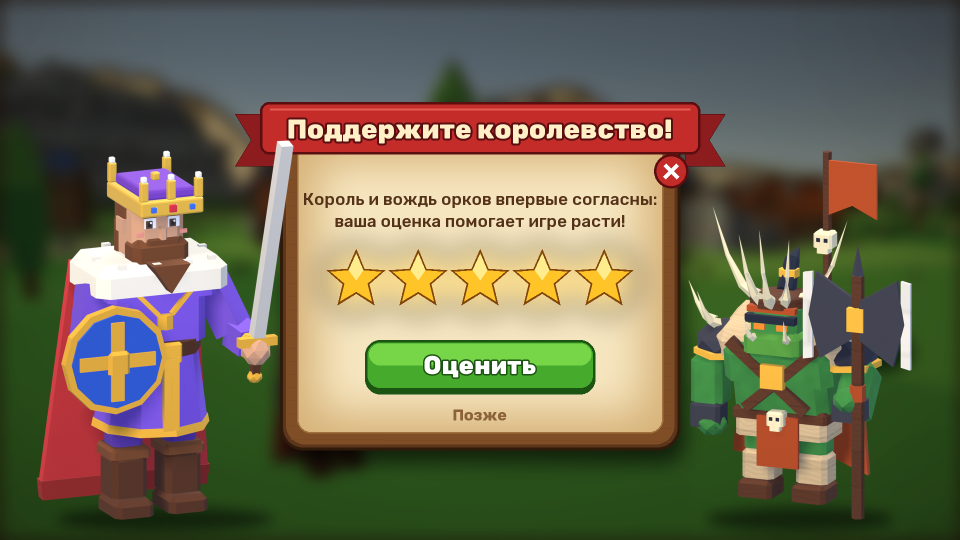
#> input picture Design/store/RateWindow_Mockup.png, 1920 x 1080 px (shown at 1/2 size)
$ python diplomacy_banner_art.py ../../Design/store/RateWindow_Mockup.png
#> lines starting #> are read from the running program, lines starting #| are printed output that depends on the picture
"""Diplomacy banners in the plague/fire banners' build (the user, 2026-11-17: «посмотри баннеры чумы и пожаров,
нужен аналогичный»): wood window over a themed picture, a figure at each side, a coloured ribbon, a parchment
column with the words and the buttons. Four CONCEPTS (mock-ups only, no game pieces yet):

  help  -- «Сосед просит помощи»: a broken wall under repair, the neighbour's craftsman;
  gift  -- «Подарок от соседа»: golden rays and coins, the neighbour's King;
  edge  -- «Отношения на грани»: a war camp at dusk, the neighbour's spearmen;
  war   -- «Сосед объявил войну!»: a stormy sea with warships, the neighbour's knights.

    python Tools/ui/diplomacy_banner_art.py <folder with figure_<Model>_24.png / _-24.png>
        ->  Design/ui/Diplomacy_7_Help_Banner.png, _8_Neighbour_Gift, _9_Edge_Banner, _10_War_Banner
(figures: blender --background Blender/Buildings-Size1-Models.blend --python Tools/store/render_icons_3d.py --
 figure:<Model>:24 <abs path> 1000 for VillagerCraftsman1, HeroKing, SoldierSpearman-lvl2, SoldierKnight-lvl2)
"""
import math
import os
import random
import sys

from PIL import Image, ImageDraw, ImageFilter, ImageFont

sys.path.insert(0, os.path.dirname(os.path.abspath(__file__)))
from diplomacy_concepts import king_badge  # noqa: E402

R = os.path.dirname(os.path.dirname(os.path.dirname(os.path.abspath(__file__)))) + '/'
F = R + 'Assets/_Project/Resources/Fonts/'
ICONS = R + 'Assets/_Project/UI/Icons/'
FIG = sys.argv[1].rstrip('/') + '/'
W, H = 1920, 1080
X0, Y0, X1, Y1 = 60, 230, 1860, 1050
IX0, IY0, IX1, IY1 = X0 + 34, Y0 + 34, X1 - 34, Y1 - 34
FLOOR = IY1 - 16
# centred on the WINDOW (960); v1 copied the plague/fire 905 and the ribbon stood 55 px left (the user saw it)
PW0, PW1, PT, PB = 640, 1280, IY0 + 60, IY1 - 40
CX = (PW0 + PW1) / 2
INK = (60, 52, 24)


def layer():
    return Image.new('RGBA', (W, H), 0)


def font(size, name='Rubik-ExtraBold.ttf'):
    return ImageFont.truetype(F + name, size)


# [4 lines left out: function icon, not called in this run]


def gradient(w, h, top, bottom):
    img = Image.new('RGBA', (w, h))
    d = ImageDraw.Draw(img)
    for y in range(h):
        k = y / h
        d.line((0, y, w, y), fill=tuple(int(top[i] * (1 - k) + bottom[i] * k) for i in range(3)) + (255,))
    return img


def vignette(img, col):
    w, h = img.size
    v = Image.new('L', (w, h), 0)
    ImageDraw.Draw(v).ellipse((-w * 0.15, -h * 0.25, w * 1.15, h * 1.25), fill=255)
    v = v.filter(ImageFilter.GaussianBlur(120))
    return Image.composite(img, Image.alpha_composite(img, Image.new('RGBA', (w, h), col + (190,))), v)


# ---------------------------------------------------------------- the four pictures
def help_field(w, h):
    """A sunny day, a stone wall broken by orcs: gaps, scaffolding, rubble, dust."""
    img = gradient(w, h, (120, 180, 230), (200, 226, 240))
    d = ImageDraw.Draw(img)
    rnd = random.Random(3)
    for _ in range(7):   # clouds
        x, y = rnd.randint(0, w), rnd.randint(20, 200)
        for k in range(4):
            r = rnd.randint(40, 70)
            d.ellipse((x + k * 50 - r, y - r * .6, x + k * 50 + r, y + r * .6), fill=(250, 252, 255, 255))
    wall = Image.new('RGBA', (w, h), 0)
    wd = ImageDraw.Draw(wall)
    top = int(h * 0.42)
    x = 0
    gaps = [(int(w * .28), int(w * .38)), (int(w * .64), int(w * .72))]
    while x < w:
        inside_gap = any(a <= x < b for a, b in gaps)
        if not inside_gap:
            wd.rectangle((x, top, x + 60, h), fill=(150, 146, 138, 255))
            if (x // 60) % 2 == 0:
                wd.rectangle((x + 6, top - 40, x + 54, top), fill=(150, 146, 138, 255))
            for yy in range(top, h, 34):
                off = 0 if (yy // 34) % 2 else 30
                wd.line((x, yy, x + 60, yy), fill=(116, 112, 104, 255), width=3)
                wd.line((x + off, yy, x + off, yy + 34), fill=(116, 112, 104, 255), width=3)
        x += 60
    for a, b in gaps:   # jagged break edges + rubble
        for k in range(8):
            yy = top + k * 40
            wd.polygon([(a, yy), (a + rnd.randint(10, 40), yy + 20), (a, yy + 40)], fill=(150, 146, 138, 255))
            wd.polygon([(b, yy), (b - rnd.randint(10, 40), yy + 20), (b, yy + 40)], fill=(150, 146, 138, 255))
        for _ in range(26):
            rx, ry = rnd.randint(a - 40, b + 40), rnd.randint(h - 160, h - 10)
            s = rnd.randint(20, 46)
            wd.polygon([(rx, ry), (rx + s, ry - s * .5), (rx + s * 1.6, ry + s * .1), (rx + s * .7, ry + s * .5)],
                       fill=(132 + rnd.randint(-12, 12), 128, 120, 255), outline=(90, 86, 80, 255))
    img.alpha_composite(wall)
    d = ImageDraw.Draw(img)
    # scaffolding over the left gap
    a, b = gaps[0]
    for px in (a - 10, (a + b) // 2, b + 10):
        d.line((px, top - 90, px, h), fill=(140, 92, 44), width=12)
    for py in range(top - 60, h, 110):
        d.line((a - 20, py, b + 20, py), fill=(160, 108, 54), width=14)
    d.line((a - 10, top - 60, b + 10, top + 160), fill=(120, 80, 38), width=8)
    # dust
    dust = Image.new('RGBA', (w, h), 0)
    dd = ImageDraw.Draw(dust)
    for a, b in gaps:
        for _ in range(8):
            x, y, r = rnd.randint(a - 60, b + 60), rnd.randint(top - 40, h - 60), rnd.randint(50, 110)
            dd.ellipse((x - r, y - r * .7, x + r, y + r * .7), fill=(220, 206, 180, 110))
    img.alpha_composite(dust.filter(ImageFilter.GaussianBlur(30)))
    return vignette(img, (40, 50, 70))


# [100 lines left out: functions gift_field, edge_field, war_field, not called in this run]


# ---------------------------------------------------------------- the build (as in fire_banner_art.py)
def window(field):
    win = layer()
    sh = layer()
    ImageDraw.Draw(sh).rounded_rectangle((X0 + 8, Y0 + 24, X1 + 8, Y1 + 24), 60, fill=(0, 0, 0, 170))
    win = Image.alpha_composite(win, sh.filter(ImageFilter.GaussianBlur(22)))
    d = ImageDraw.Draw(win)
    d.rounded_rectangle((X0, Y0, X1, Y1), 60, fill=(92, 54, 26), outline=(44, 24, 8), width=7)
    d.rounded_rectangle((X0 + 14, Y0 + 14, X1 - 14, Y1 - 14), 50, fill=(126, 77, 37))
    for y in range(Y0 + 30, Y1 - 20, 26):
        d.line((X0 + 26, y, X1 - 26, y + 3), fill=(113, 68, 32), width=2)
    mask = Image.new('L', field.size, 0)
    ImageDraw.Draw(mask).rounded_rectangle((0, 0, field.width - 1, field.height - 1), 36, fill=255)
    win.paste(field, (IX0, IY0), mask)
    d = ImageDraw.Draw(win)
    d.rounded_rectangle((IX0, IY0, IX1, IY1), 36, outline=(60, 34, 12), width=5)
    parch = layer()
    ImageDraw.Draw(parch).rounded_rectangle((PW0, PT, PW1, PB), 40, fill=(247, 232, 196, 255))
    pm = Image.new('L', (W, H), 0)
    ImageDraw.Draw(pm).rounded_rectangle((PW0 + 40, PT + 40, PW1 - 40, PB - 40), 24, fill=255)
    pm = pm.filter(ImageFilter.GaussianBlur(40))
    edge = Image.new('RGBA', (W, H), (214, 170, 118, 255))
    parch = Image.composite(parch, Image.composite(edge, parch, parch.split()[3]), pm)
    win = Image.alpha_composite(win, parch)
    ImageDraw.Draw(win).rounded_rectangle((PW0, PT, PW1, PB), 40, outline=(150, 96, 52), width=4)
    return win


# [11 lines left out: function neighbour_colours, not called in this run]


def figure(win, path, body, x, glow, recolour=False):
    a = Image.open(path).convert('RGBA')
    if recolour:
        a = neighbour_colours(a)
    a = a.crop(a.getbbox())
    k = body / a.height
    a = a.resize((round(a.width * k), round(a.height * k)), Image.LANCZOS)
    e = layer()
    ImageDraw.Draw(e).ellipse((x - body * 0.25, FLOOR - 22, x + body * 0.25, FLOOR + 20), fill=(0, 0, 0, 150))
    win = Image.alpha_composite(win, e.filter(ImageFilter.GaussianBlur(12)))
    g = layer()
    ImageDraw.Draw(g).ellipse((x - body * 0.42, FLOOR - body * 0.95, x + body * 0.42, FLOOR - body * 0.05), fill=glow + (90,))
    win = Image.alpha_composite(win, g.filter(ImageFilter.GaussianBlur(60)))
    lay = layer()
    lay.alpha_composite(a, (round(x - a.width / 2), round(FLOOR - a.height)))
    return Image.alpha_composite(win, lay)


# [18 lines left out: function ribbon, not called in this run]


BTN = {'green': ((70, 170, 44), (118, 214, 72), (28, 84, 18)),
       'blue': ((52, 120, 200), (110, 170, 236), (20, 52, 100)),
       'gold': ((232, 170, 40), (252, 214, 100), (120, 74, 10)),
       'grey': ((150, 140, 128), (196, 188, 176), (70, 62, 54))}


# [18 lines left out: function button, not called in this run]


def body(img, y, lines, size=38, fill=INK):
    ImageDraw.Draw(img).multiline_text((CX, y), chr(10).join(lines), font=font(size, 'Rubik-Medium.ttf'), fill=fill,
                                       anchor='mm', align='center', spacing=14)


def link(img, y, s):
    ImageDraw.Draw(img).text((CX, y), s, font=font(44, 'Rubik-Bold.ttf'), fill=(120, 106, 58), anchor='mm')


# [6 lines left out: function tile, not called in this run]


def base():
    img = Image.open(R + 'Design/store/RateWindow_Mockup.png').convert('RGBA')
    return Image.alpha_composite(img.filter(ImageFilter.GaussianBlur(6)), Image.new('RGBA', (W, H), (18, 8, 4, 200)))


def compose(field, model, glow, tall=600, recolour=False):
    img = Image.alpha_composite(base(), window(field(IX1 - IX0, IY1 - IY0)))
    img = figure(img, FIG + f'figure_{model}_24.png', tall, 320, glow, recolour)
    return figure(img, FIG + f'figure_{model}_-24.png', tall, 1600, glow, recolour)


# [10 lines left out: function crest, not called in this run]


def help_banner():
    img = compose(help_field, 'VillagerCraftsman1', (255, 230, 160))
    img = ribbon(img, 'Сосед просит помощи', (44, 104, 176), (18, 50, 98), (96, 160, 222), (14, 38, 80))
    body(img, 410, ['Орки разбили стены соседа.', 'Он просит камня на починку:'])
    tile(img, CX, 575, icon('Res_Stone', 100), '120', 180)
    button(img, (CX - 270, 710, CX + 270, 820), 'green', 'Отправить', tail='+5')
    button(img, (CX - 220, 860, CX + 220, 950), 'grey', 'Отказать', tail='−1')
    return img


# [72 lines left out: functions gift_banner, edge_banner, war_banner, not called in this run]


def main():
    for name, fn in (('Diplomacy_7_Help_Banner', help_banner), ('Diplomacy_8_Neighbour_Gift', gift_banner),
                     ('Diplomacy_9_Edge_Banner', edge_banner), ('Diplomacy_10_War_Banner', war_banner)):
        fn().convert('RGB').save(R + 'Design/ui/' + name + '.png', optimize=True)
        print(name)
#> this loop made 1 pass
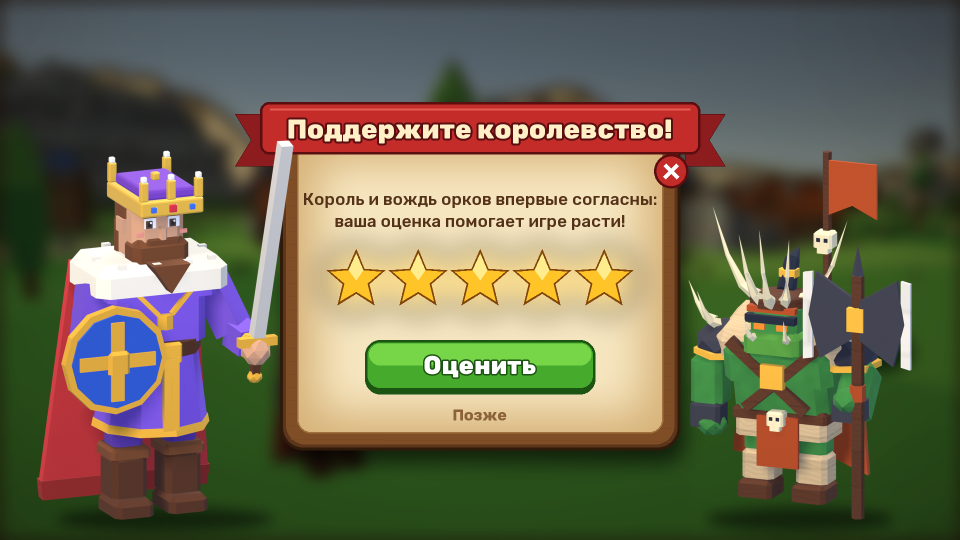
#> input picture Design/store/RateWindow_Mockup.png, 1920 x 1080 px (shown at 1/2 size)
#> pass 1, in help_field, `img = gradient(w, h, (120, 180, 230), (200, 226, 240))`:
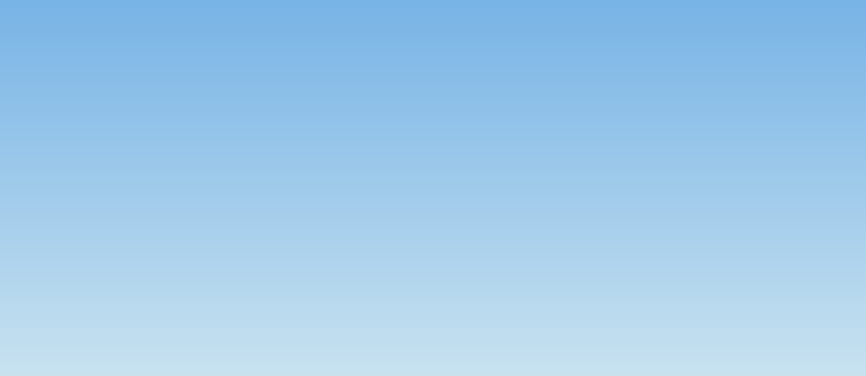
#> img: PIL image 1732x752 RGBA (shown at 1/2 size); mean R, G, B, A 159.5, 202.5, 234.5, 255


if __name__ == '__main__':
#> (the run stopped early here; a loop or call above may not have finished)
